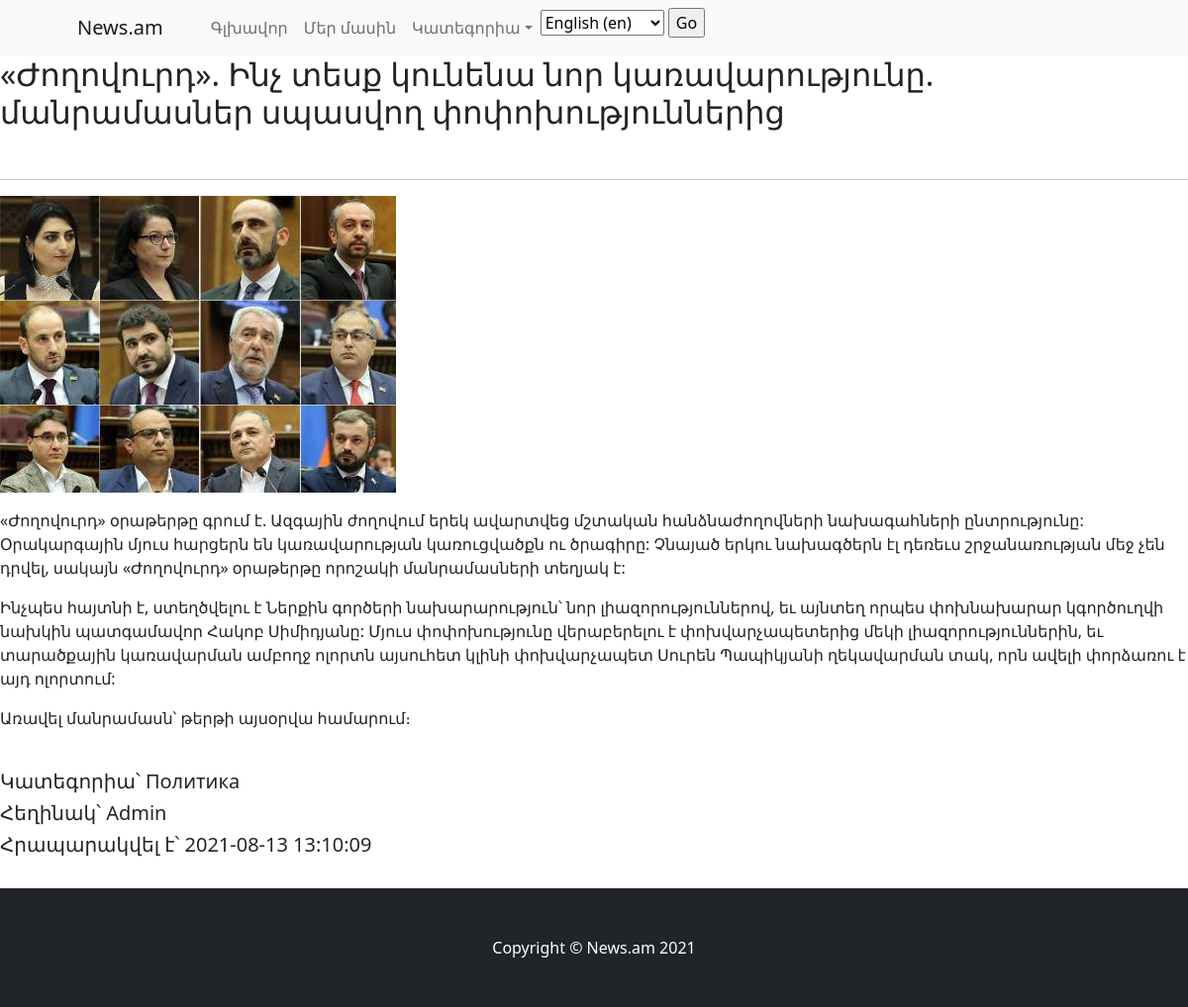
/en/article/joxovurd, run on the app's committed database.
### NewsApp/models.py (models this page shows, shortened)
class Article(models.Model):
    category = models.ForeignKey(Category, on_delete=models.CASCADE)
    additional_category = models.ManyToManyField(Category, blank=True, related_name='Additional', verbose_name='Additional_categories')
    title = models.CharField('Article title', max_length=255)
    slug = models.SlugField('URL', unique=True)
    image = models.ImageField('Photo', upload_to='NewsPhoto')
    content = RichTextUploadingField('News Content')
    status = models.CharField('Status', choices=STATUS_CHOICES, default='published', max_length=10)
    author = models.CharField('Author', default='Admin', max_length=30)
    date = models.DateTimeField(default=timezone.now)

class Category(models.Model):
    title = models.CharField('Category title', max_length=255)
    slug = models.SlugField('URL', unique=True)
    def __str__(self):
        return self.title
    class Meta:
        verbose_name = 'Category'
        verbose_name_plural = 'Categories'

### NewsApp/views.py (the view)
# urls.py: path('article/<slug:slug>', ArticleDetailView.as_view(), name='article_detail'),
class ArticleDetailView(DetailView):
    model = Article
    template_name = 'NewsApp/news_detail.html'

### NewsApp/templates/NewsApp/news_detail.html (shortened to what this page needs)
{% extends 'NewsApp/base.html' %}
{% block content_detail %}
<h2>{{ article.title }}</h2>
<br>
<hr>
<img src="{{ article.image.url }}" height="auto" width="auto"></img><br>
<p>{{ article.content|safe }}</p><br>
<h5>Կատեգորիա՝ {{ article.category }}</h5>
<h5>Հեղինակ՝ {{ article.author }}</h5>
<h5>Հրապարակվել է՝ {{ article.date|date:"Y-m-d H:i:s" }}</h5><br>
{% endblock %}

### data on the page
Article: title "«Ժողովուրդ». Ինչ տեսք կունենա նոր կառավարությունը. մանրամասներ սպասվող փոփոխություններից", image (placeholder picture), content "«Ժողովուրդ» օրաթերթը գրում է. Ազգային ժողովում երեկ ավարտվեց մշտական հանձնաժողովների նախագահների ընտրությունը: Օրակարգային մյուս հարցերն են կառավարության կառուցվածքն ու ծրագիրը: Չնայած երկու նախագծերն էլ դեռեւս շրջանառության մեջ չեն դրվել, սակայն «Ժողովուրդ» օրաթերթը որոշակի մանրամասների տեղյակ է: Ինչպես հայտնի է, ստեղծվելու է Ներքին գործերի նախարարություն՝ նոր լիազորություններով, եւ այնտեղ որպես փոխնախարար կգործուղվի նախկին պատգամավոր Հակոբ Սիմիդյանը: Մյուս փոփոխությունը վերաբերելու է փոխվարչապետերից մեկի լիազորություններին, եւ տարածքային կառավարման ամբողջ ոլորտն այսուհետ կլինի փոխվարչապետ Սուրեն Պապիկյանի ղեկավարման տակ, որն ավելի փորձառու է այդ ոլորտում: Առավել մանրամասն՝ թերթի այսօրվա…", category "Политика", author "Admin", date "2021-08-13 13:10:09"

### other printed values
form field language "English (en)"
